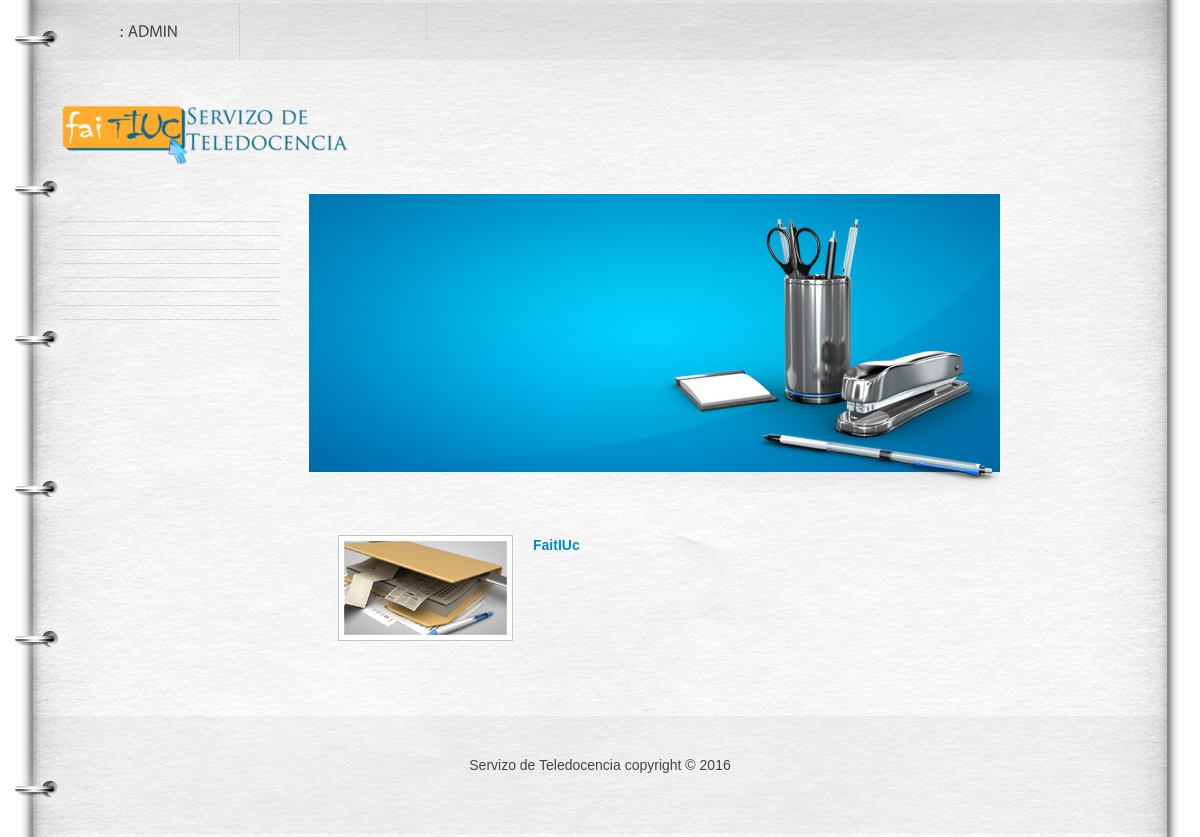
Before: /et3_iu/Views/DEFAULT_Vista.php (signed in) with the older database file.
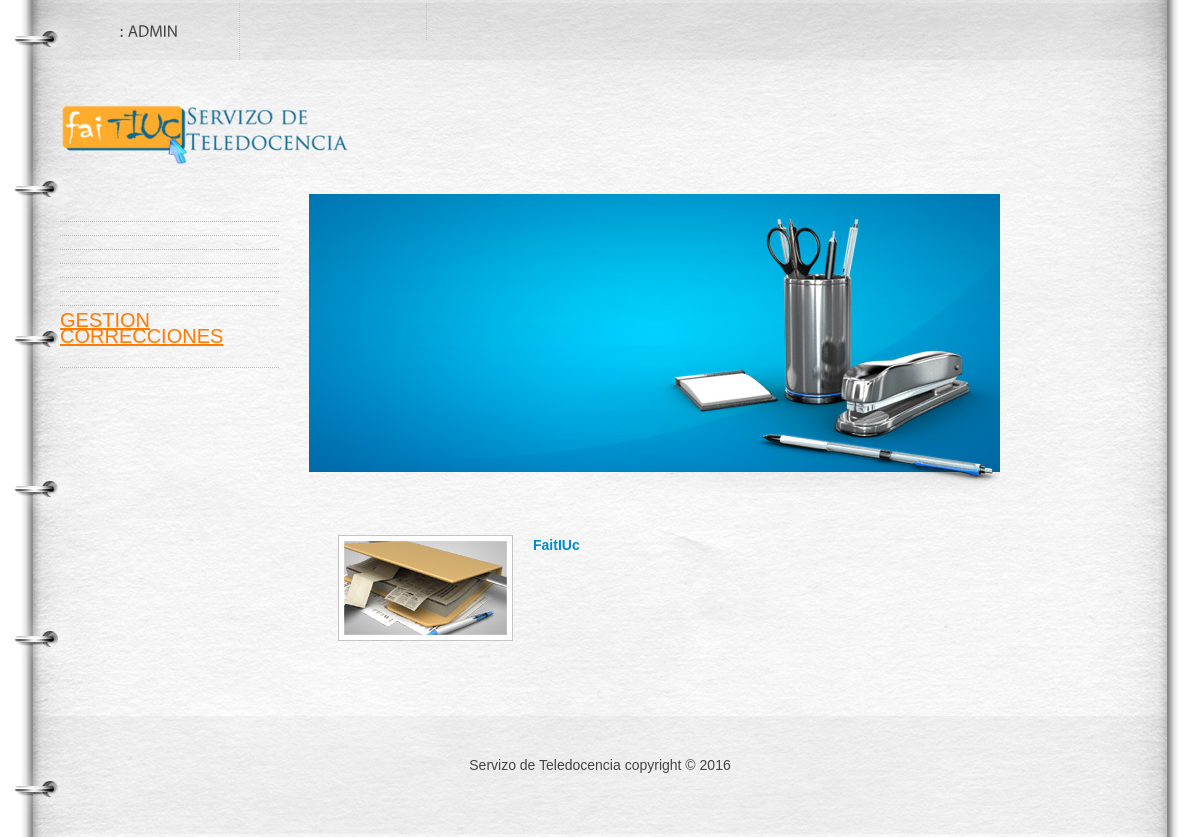
After: the same page with the newer database file.
### tables this page shows
CREATE TABLE IF NOT EXISTS `ROL_FUNCIONALIDAD` (
  `ROL_ID` int(10) NOT NULL,
  `FUNCIONALIDAD_ID` int(10) NOT NULL
);

CREATE TABLE IF NOT EXISTS `FUNCIONALIDAD` (
`FUNCIONALIDAD_ID` int(10) NOT NULL,
  `FUNCIONALIDAD_NOM` varchar(80) NOT NULL
);

### et3_iu/Functions/LibraryFunctions.php (the view, shortened to what this page needs)
<?php
function ConsultarNOMFuncionalidad($FUNCIONALIDAD_ID) {
    $mysqli = new mysqli("localhost", "iu2016", "iu2016", "IU2016");
    $sql = "SELECT FUNCIONALIDAD_NOM FROM FUNCIONALIDAD WHERE FUNCIONALIDAD_ID='" . $FUNCIONALIDAD_ID . "'";
    $result = $mysqli->query($sql)->fetch_array();
    return $result['FUNCIONALIDAD_NOM'];
}
function añadirFuncionalidades($NOM) {
    $mysqli = new mysqli("localhost", "iu2016", "iu2016", "IU2016");
    $rol = "SELECT USUARIO_TIPO FROM USUARIO  WHERE USUARIO_USER='" . $NOM['login'] . "'";
    $sql = "SELECT FUNCIONALIDAD_ID, ROL_ID FROM ROL_FUNCIONALIDAD WHERE ROL_ID=(" . $rol . ")";
    if (!($resultado = $mysqli->query($sql))) {
        echo 'Error en la consulta sobre la base de datos';
    } else {
        while ($fila = $resultado->fetch_array()) {
            $funcionalidad = ConsultarNOMFuncionalidad($fila['FUNCIONALIDAD_ID']);
            switch ($funcionalidad) {
                case "GESTION USUARIOS":
                    ?><li><span><a style="font-size:20px;" href='../Controllers/USUARIO_Controller.php'><?php echo $strings['Gestión de usuarios'] ?></a></span></li> <?php
                                break;
                                ?><li><span><a style="font-size:20px;" href='../Controllers/USUARIO_Controller.php'><?php echo $strings['Gestión de usuarios'] ?></a></span></li> <?php
                            case "GESTION ROLES":
                                ?><li><span><a style="font-size:20px;" href='../Controllers/ROL_Controller.php'><?php echo $strings['Gestión de Roles'] ?></a></span></li> <?php
                                break;
                            case "GESTION FUNCIONALIDADES":
                                ?> <li><span><a  style="font-size:20px;"href='../Controllers/FUNCIONALIDAD_Controller.php'><?php echo $strings['Gestión de Funcionalidades'] ?></a></span></li><?php
                                break;
                            case "GESTION PAGINAS":
                                ?><li><span><a style="font-size:20px;" href='../Controllers/PAGINA_Controller.php'><?php echo $strings['Gestión de Páginas'] ?></a></span></li> <?php
                                break;
                            case "GESTION RUBRICAS":
                                ?><li><span><a style="font-size:20px;" href='../Controllers/RUBRICA_Controller.php'><?php echo $strings['Gestión de Rúbricas'] ?></a></span></li> <?php
                                break;
                            case "GESTION ENTREGAS":
                                ?><li><span><a style="font-size:20px;" href='../Controllers/ENTREGAS_Controller.php'><?php echo $strings['Gestión de Entregas'] ?></a></span></li> <?php
                                break;
                                ?><li><span><a style="font-size:20px;" href='../Controllers/ENTREGAS_Controller.php'><?php echo $strings['Gestión de Entregas'] ?></a></span></li> <?php
                            case "GESTION MATERIA":
                                ?><li><span><a style="font-size:20px;" href='../Controllers/MATERIA_Controller.php'><?php echo $strings['Gestión de Materias'] ?></a></span></li> <?php
                                break;
                            case "GESTION TRABAJOS":
                                ?><li><span><a style="font-size:20px;" href='../Controllers/TRABAJO_Controller.php'><?php echo $strings['Gestion de trabajos'] ?></a></span></li> <?php
                                break;
                            case "GESTION DOCUMENTACION":
                                break;
                            case "GESTION DE ITEMS DE RUBRICAS":
                                break;
                            default:
                                $link = str_replace(" ", "_", ConsultarNOMFuncionalidad($fila['FUNCIONALIDAD_ID'])) . "_Controller.php";
                                echo "<a style='font-size:20px;'href='../Controllers/" . $link . "'>" . ConsultarNOMFuncionalidad($fila['FUNCIONALIDAD_ID']) . " </a><br><br>";
                                break;
                        }
                    }
                }
            }
            ?>

### et3_iu/Views/DEFAULT_Vista.php (shortened to what this page needs)
<!DOCTYPE html>
<?php
include '../Functions/LibraryFunctions.php';
?>
<html
<head>
    <link rel="stylesheet" href="../css/reset.css" type="text/css" media="all">
    <link rel="stylesheet" href="../css/style.css" type="text/css" media="all">
</head>
<body id="page2">
<div class="wrap">
    <header>
        <div class="container">
            <h1><a href="../Views/DEFAULT_Vista.php"></a></h1>
            <nav>
                <ul>
                    <li ><a class="m2"><?php echo $strings['Usuario'].": ". $_SESSION['login']; ?></a></li>
                    <li><a href="../Functions/Desconectar.php" class="m1"><?php echo  $strings['Cerrar Sesión']; ?></a></li>
                </ul>
            </nav>
        </div>
    </header>
    <div class="container">
        <aside>
            <ul class="categories">
               <?php echo añadirFuncionalidades($_SESSION);?>
                </ul>
        </aside>
        <section id="content">
            <div id="banner">
                <h2><?php echo $strings['Educacion']?> <span><?php echo $strings['Online']?><span><?php echo $strings['2016']?></span></span></h2>
            </div>
            <div class="inside">
                <div class="img-box"><img src="../images/2page-img4.jpg"><span class="txt1">FaitIUc</span>
               <?php echo $strings['texto']?></div>
            </div>
        </section>
    </div>
</div>
<footer>
    <div class="container">
        <div class="inside">
            <div class="wrapper">
                <div class="aligncenter"> Servizo de Teledocencia copyright © 2016 </div>
            </div>
        </div>
    </div>
</footer>
</body>
</html>

### et3_iu/css/style.css (style rules this page uses)
article, aside, audio, canvas, command, datalist, details, embed, figcaption, figure, footer, header, hgroup, keygen, meter, nav, output, progress, section, source, video { display:block; }
body { background:#fff; font-family:Arial, Helvetica, sans-serif; font-size:100%; line-height:1em; color:#454545; }
html { min-width:940px; }
html, body { height:100%; }
.container { margin:0 auto; width:1080px; overflow:hidden; font-size:.875em; padding-bottom:176px; }
header { background:url(../images/header-bg.jpg) no-repeat center top; min-width:940px; }
header .container { height:194px; position:relative; padding:0; }
section#content { float:left; width:691px; }
aside { width:219px; float:left; margin-right:30px; padding:5px 0 0 0; }
footer { background:url(../images/footer-bg.png) no-repeat center top; margin-top:-121px; min-width:940px; }
footer .container { height:121px; padding:0; }
.aligncenter { text-align:center; }
.wrapper { width:100%; overflow:hidden; }
.wrap { height:auto !important; height:100%; min-height:100%; background:url(../images/tail-middle.jpg) repeat-y center 194px; min-width:940px; }
.categories { padding-bottom:37px; }
.categories li { font-weight:bold; font-size:.857em; padding-bottom:8px; margin-bottom:6px; background:url(../images/divider1.gif) repeat-x left bottom; }
.img-box { width:100%; overflow:hidden; padding-bottom:20px; line-height:1.429em; }
.img-box img { float:left; margin:0 20px 0 0; }
#banner { width:691px; height:299px; background:url(../images/banner-bg.jpg) no-repeat left top; }
#banner h2 { color:#fff; font-size:42px; text-transform:none; line-height:1.2em; padding:75px 0 0 55px; margin:0; }
a { color:#ff7b01; outline:none; }
h1 { text-indent:-9999px; }
h1 a { width:473px; height:63px; position:absolute; left:0; top:104px; background:url(../images/logo.png) no-repeat left top; }
h2 { font-size:24px; line-height:1.2em; text-transform:uppercase; margin-bottom:20px; }
.txt1 { color:#008cc4; font-weight:bold; }
header nav { position:absolute; left:0; top:3px; }
header nav ul li { float:left; font-size:16px; line-height:1.2em; text-transform:uppercase; padding-right:1px; background:url(../images/divider.gif) repeat-y right top; }
header nav ul li a { color:#454545; text-decoration:none; display:block; float:left; text-align:center; padding:18px 0 20px 0; background-repeat:no-repeat; background-position:left top; }
header nav ul li a.m1 { width:186px; }
header nav ul li a.m2 { width:179px; }
#content .inside { padding:22px 20px 0 29px; }
footer .aligncenter { padding-top:39px; line-height:1.429em; }

Changed rows visible on the page:
added rol_funcionalidad: FUNCIONALIDAD_ID.FUNCIONALIDAD_NOM "GESTION CORRECCIONES"
